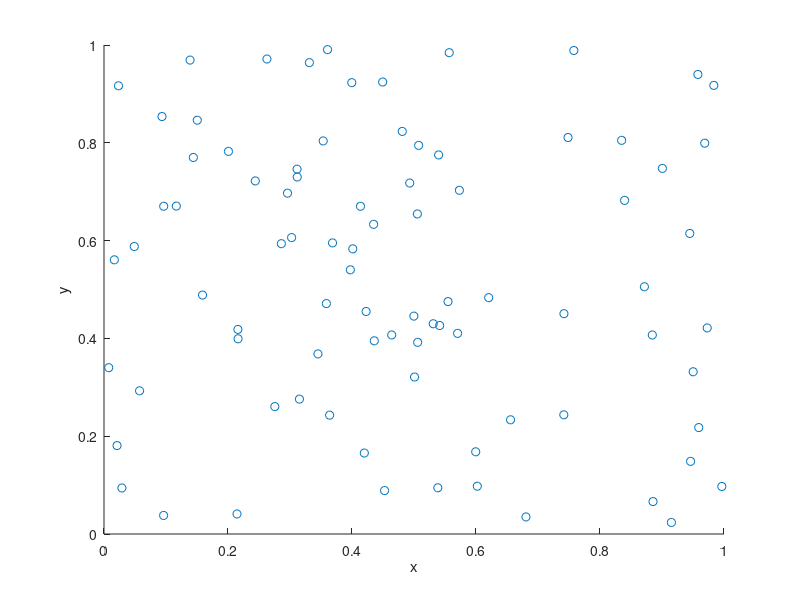

The MATLAB source for this figure:
% Simulate a Poisson point process on a rectangle.
% Author: H. Paul Keeler, 2018.
% Website: hpaulkeeler.com
% Repository: github.com/hpaulkeeler/posts
% For more details, see the post:
% hpaulkeeler.com/poisson-point-process-simulation/

%Simulation window parameters
xMin=0;xMax=1;
yMin=0;yMax=1;
xDelta=xMax-xMin;yDelta=yMax-yMin; %rectangle dimensions
areaTotal=xDelta*yDelta; %area of rectangle
 
%Point process parameters
lambda=100; %intensity (ie mean density) of the Poisson process
 
%Simulate Poisson point process
numbPoints=poissrnd(areaTotal*lambda);%Poisson number of points
xx=xDelta*(rand(numbPoints,1))+xMin;%x coordinates of Poisson points
yy=xDelta*(rand(numbPoints,1))+yMin;%y coordinates of Poisson points
 
%Plotting
scatter(xx,yy);
xlabel('x');ylabel('y');
